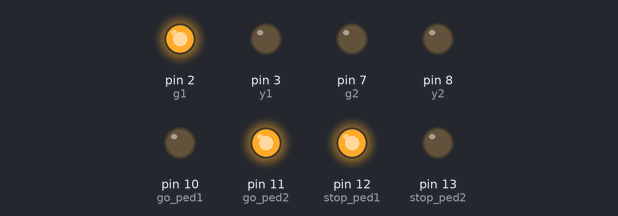
A sketch run on a simulated Arduino Uno, built with avr-gcc and run on an emulated ATmega328P. Shown: output pins drawn as LEDs (lit = HIGH). Pins used as bus, display or sensor lines are not drawn.

Above: at 5.0 s.
At 12.5 s:
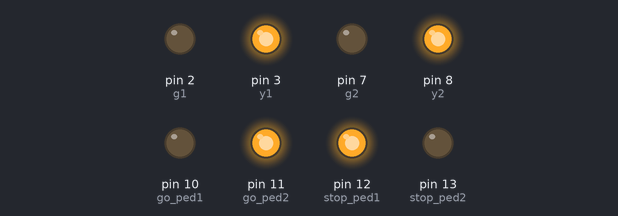
At 20.0 s:
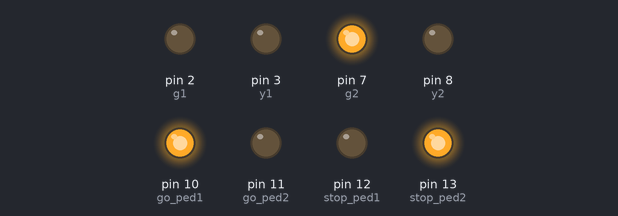
At 27.5 s:
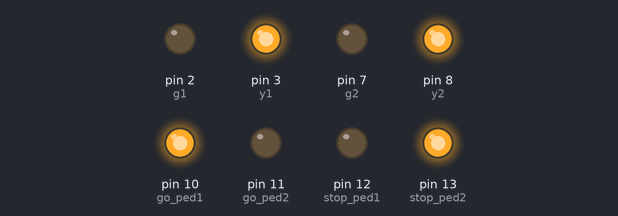
Timing chart, 0 to 39.0 s (numbered marks = the images above):
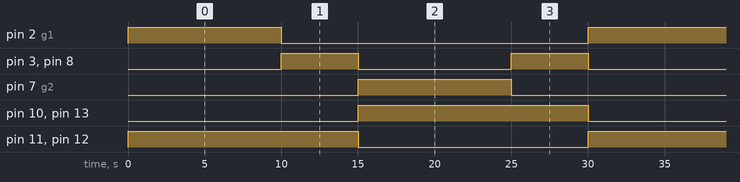

Measured:
- by itself, pin 2 (g1), pin 7 (g2): alternates HIGH for 10.0 s and LOW for 20.0 s
- by itself, pin 3 (y1), pin 8 (y2): alternates HIGH for 5.0 s and LOW for 10.0 s
- by itself, pin 10 (go_ped1), pin 11 (go_ped2), pin 12 (stop_ped1), pin 13 (stop_ped2): alternates HIGH for 15.0 s and LOW for 15.0 s

The sketch:

two_way_traffic_control.ino
```cpp
// (licence header left out)
int g1=2;			//green 1
int y1=3;			//yellow 1
int r1=4;			//red 1

int g2=7;			//green 2
int y2=8;			//yellow 2
int r2=9;			//red 2

int go_ped1 = 10;	//blue lane 1
int go_ped2 = 11;	//blue lane 2

int stop_ped1 = 12;	//red placed along with blue 1
int stop_ped2 = 13;	//red placed along with blue 2

void setup()
{
	pinMode(r1,OUTPUT);
	pinMode(y1,OUTPUT);
	pinMode(g1,OUTPUT);
	pinMode(r2,OUTPUT);
	pinMode(y2,OUTPUT);
	pinMode(g2,OUTPUT);
  	pinMode(go_ped1,OUTPUT);
  	pinMode(go_ped2,OUTPUT);
  	pinMode(stop_ped1,OUTPUT);
  	pinMode(stop_ped2,OUTPUT);

}
void loop()
{
// State 1

  	Lane1_go_Lane2_stop();
  	digitalWrite(stop_ped2,LOW);
  	digitalWrite(stop_ped1,HIGH);
  	Ped2_go_Ped1_stop();

	delay(10000);


// State 2

    Lane1_hold_Lane2_hold();
  	Ped2_go_Ped1_stop();
    delay(5000);

// State 3

    Lane1_stop_Lane2_go();
  	digitalWrite(stop_ped1,LOW);
  	digitalWrite(stop_ped2,HIGH);
  	Ped1_go_Ped2_stop();
    delay(10000);

// State 4

    Lane1_hold_Lane2_hold();
  	Ped1_go_Ped2_stop();
    delay(5000);
}

void Lane1_go_Lane2_stop(){
  	digitalWrite(g1,HIGH);
  	digitalWrite(r2,HIGH);

	digitalWrite(r1,LOW);
	digitalWrite(y1,LOW);
	digitalWrite(y2,LOW);
	digitalWrite(g2,LOW);
}

void Lane1_hold_Lane2_hold(){
  	digitalWrite(y1,HIGH);
    digitalWrite(y2,HIGH);

    digitalWrite(g1,LOW);
    digitalWrite(r1,LOW);
    digitalWrite(g2,LOW);
    digitalWrite(r2,LOW);
}

void Lane1_stop_Lane2_go(){
  	digitalWrite(r1,HIGH);
    digitalWrite(g2,HIGH);

    digitalWrite(y1,LOW);
    digitalWrite(g1,LOW);
    digitalWrite(r2,LOW);
    digitalWrite(y2,LOW);
}

void Ped1_go_Ped2_stop(){
  	digitalWrite(go_ped1,HIGH);
  	digitalWrite(go_ped2,LOW);
}

void Ped2_go_Ped1_stop(){
  	digitalWrite(go_ped1,LOW);
  	digitalWrite(go_ped2,HIGH);
}


// Author Footprint: //Pranjal Das
```
